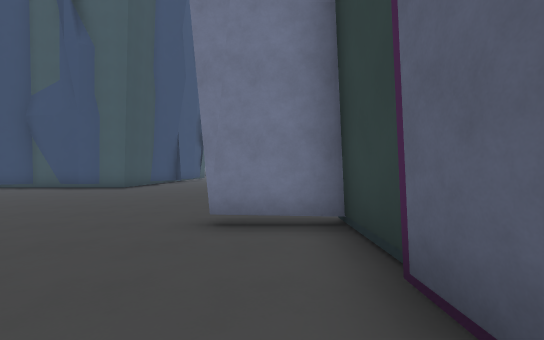
view 1 (above)

22 first-person views from a walk through a 3-D level made in the Godot game engine. The camera is 1.5 m above the floor, looks level and sees 90° across. The floor is counted in squares, 2 m on a side. Each view is taken from the middle of a square. On the plan, view 1 faces up. The plan holds only what a view shows up to about 10 squares ahead; the rest is blank. The place goes on beyond the plan. Surface patterns are stand-ins for the level's own textures.

view 2
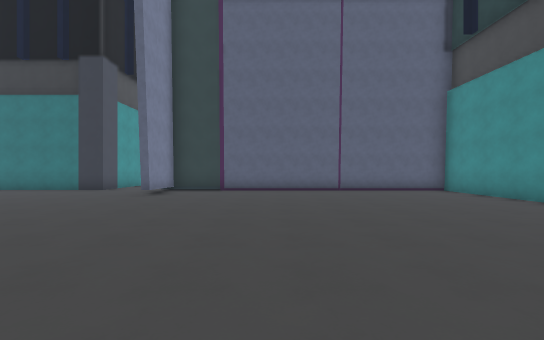

view 3
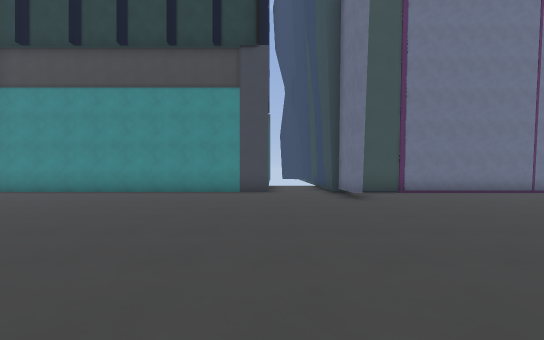

view 4
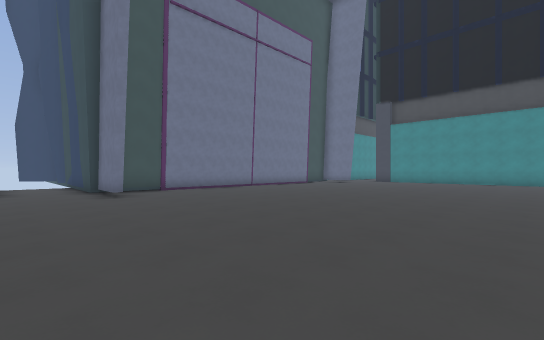

view 5
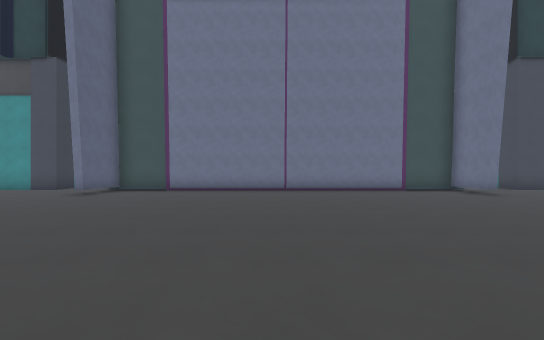

view 6
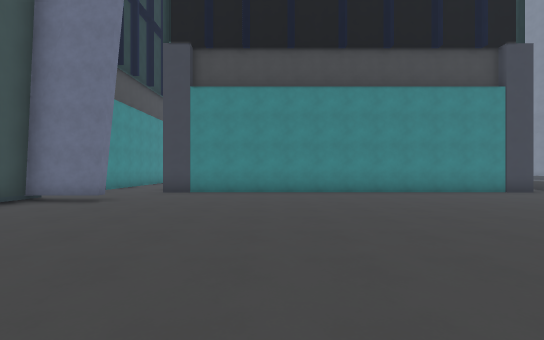

view 7
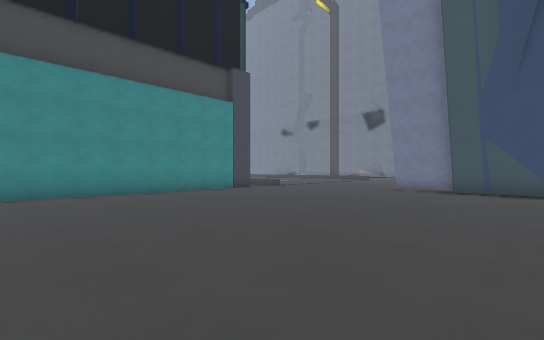

view 8
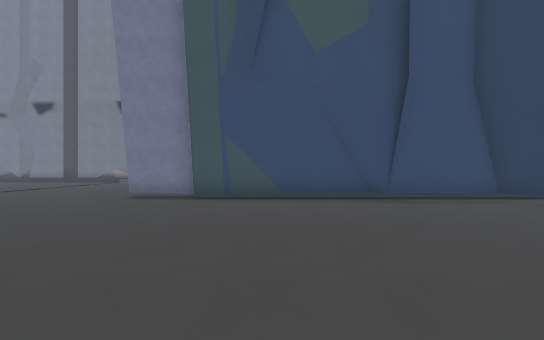

view 9
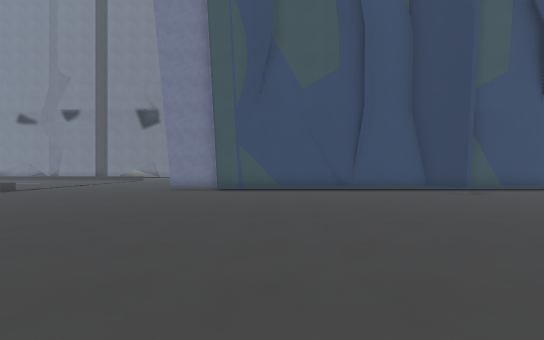

view 10
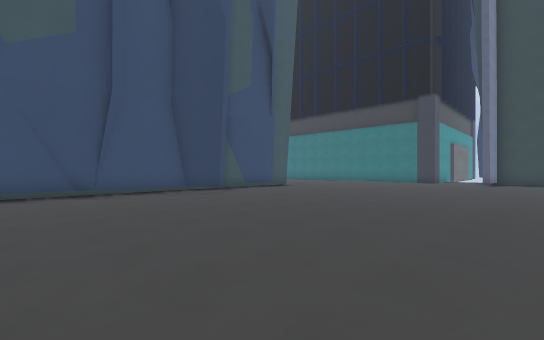

view 11
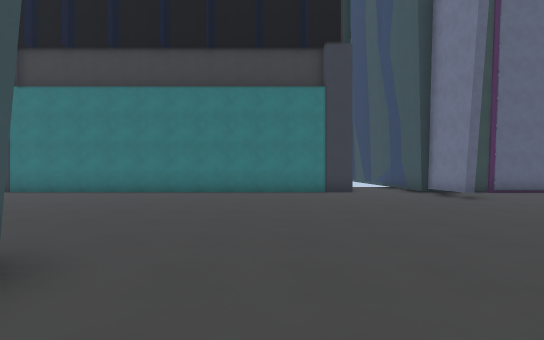

view 12
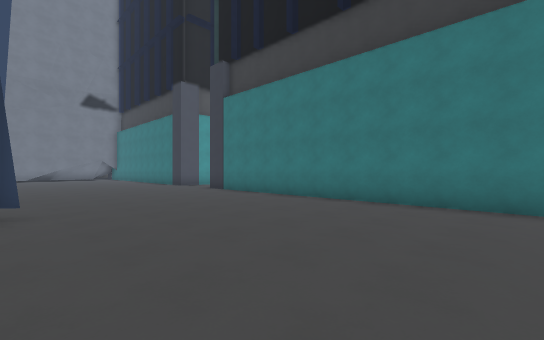

view 13
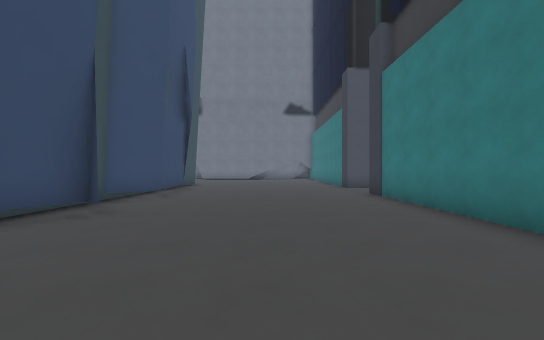

view 14
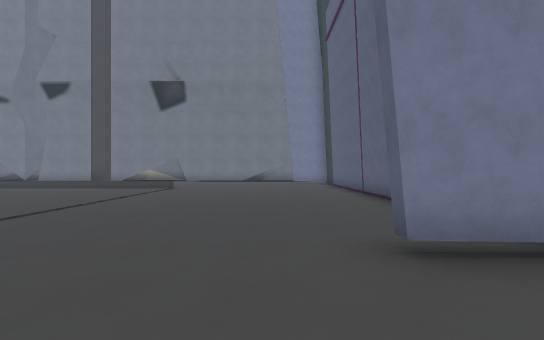

view 15
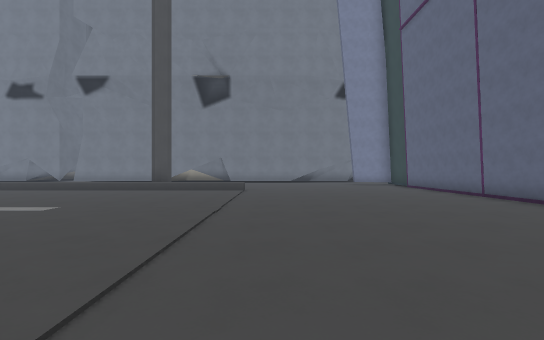

view 16
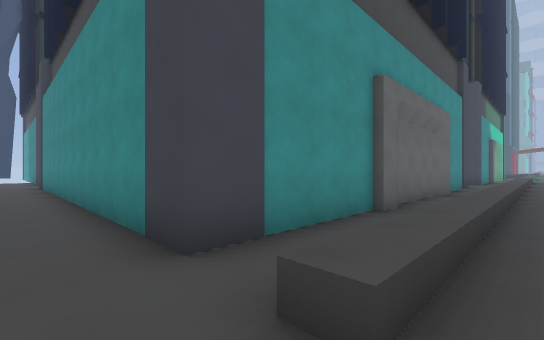

view 17
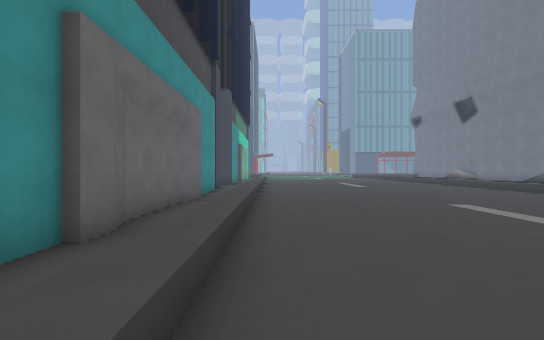

view 18
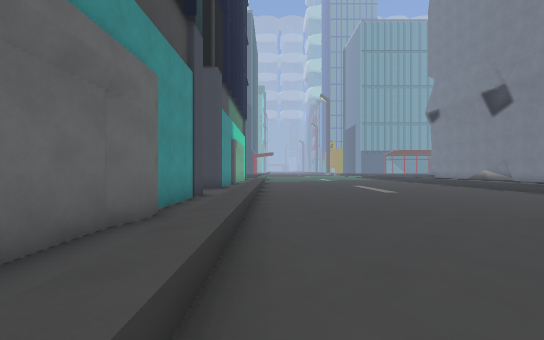

view 19
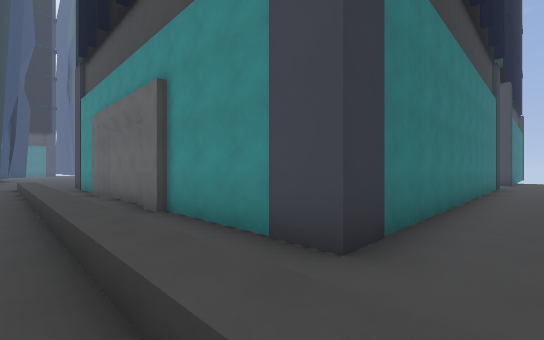

view 20
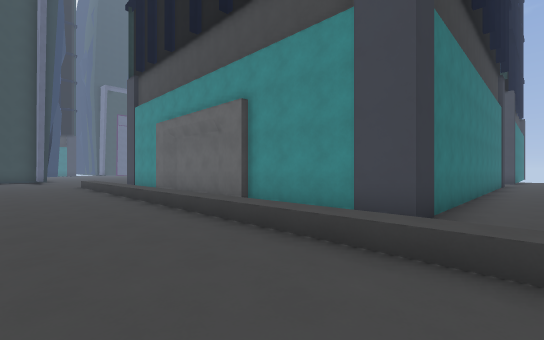

view 21
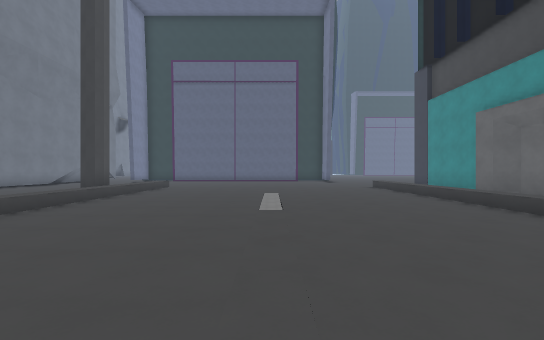

view 22
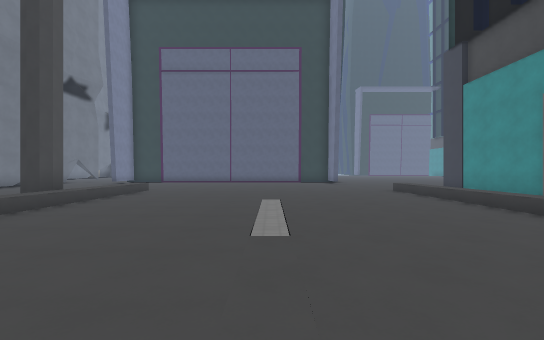

### Floor plan
Key: @ floor where view 1 was taken; # wall or solid block; . floor; ^ raised ledge.
Columns run from 40 left of view 1 to 2 right of it. Each row starts with its distance up from view 1.
 20 ^^ ^^ ^^^^^^^^^......#            #.......
 19 .....................#            #.......
 18 .....................#            #.......#
 17 .....................#            #.......#
 16 .....................#            #.......#
 15 .....................             ##......#
 14 .....................             #.......#
 13 .....................              .......#
 12 ...................###             .......#
 11 .....................##############.......#
 10 ^^^^^^^^^^^^^^^..............#............#
  9 .....######...............................#
  8 ..####    ####............................#
  7 ..#          #............................#
  6 ..#          #.............................
  5 ..#          #.............................
  4 ..#          #..........................###
  3 ..#          #...........................#
  2 ..#          #...........................#
  1 ..#          #...........................#
  0 ..#          #..........................@#
 -1 ..#          #...........................#
 -2 ..#          #...........................#
 -3              #...........................#
 -4              ............................#
 -5              ...#............#...........#
 -6               ..##############...........#
 -7                              #..##########
 -8                              #..

Where each view was taken, in squares from view 1:
view 1: 0 up, 0 right, facing up
view 2: 0 up, 9 left, facing right
view 3: 3 up, 9 left, facing down
view 4: 4 up, 9 left, facing down-left
view 5: 4 up, 17 left, facing down
view 6: 0 up, 17 left, facing left
view 7: 1 up, 17 left, facing up-left
view 8: 4 up, 17 left, facing up
view 9: 1 up, 17 left, facing up
view 10: 2 up, 16 left, facing up-right
view 11: 9 up, 8 left, facing right
view 12: 9 up, 5 left, facing up-right
view 13: 10 up, 2 left, facing up
view 14: 9 up, 22 left, facing up
view 15: 10 up, 25 left, facing up
view 16: 11 up, 25 left, facing down-left
view 17: 11 up, 27 left, facing left
view 18: 11 up, 30 left, facing left
view 19: 11 up, 40 left, facing down-right
view 20: 13 up, 40 left, facing down-right
view 21: 15 up, 38 left, facing right
view 22: 15 up, 36 left, facing right
